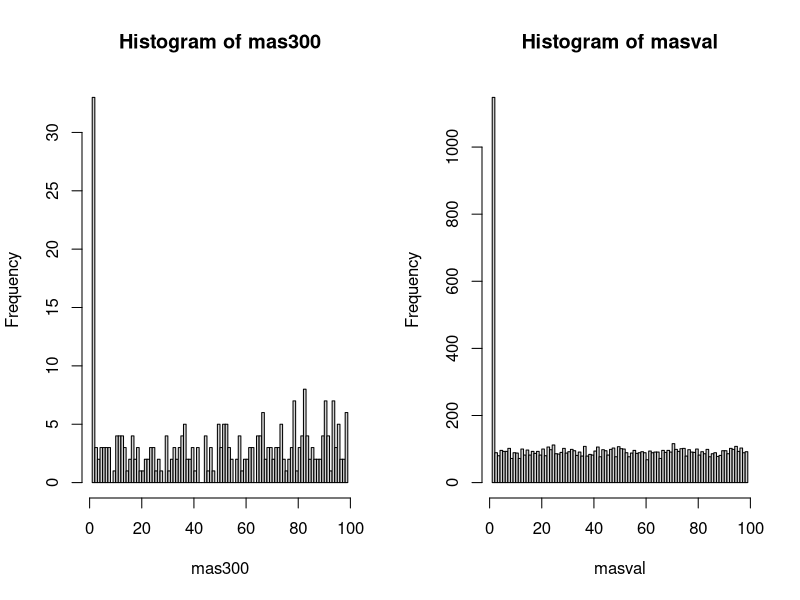

Recreate this plot in R.
fn = function(a)
{
		for(i in 1:100)
		{
			if (a > 0 & a < masprob[i])
			{
				return (i)
			}
			if (a >= masprob[i] & a < masprob[i + 1])
				return (i)
		}
}
masprob <- double (100)
masval <- integer (10000)
mas30 <- integer (30)
mas300 <- integer (300)
masprob[1]<-0.1
for (i in 2:100){
	masprob[i]<-(masprob[i - 1] + 0.9/99)
}
for (i in 1:10000){
	masval[i] <- fn(runif(1, 0, 1))
}
for (i in 1:300)
{
	mas300[i] <- masval[sample(1:10000, 1)]
}
i <- 0
while (i <= 30)
{
	k <- 0
	a <- masval[sample(1:10000, 1)]
	for (j in 1:30)
	{
		if (a == mas30[j])
		{
			k <- 1
		}
	}
	if(k == 0){
		mas30[i] <- a
		i <- i + 1
	}
}

Mx <- 0
j <- 0
for(j in 2:100)
{
	Mx <- Mx + (j * (0.9/99)) 
}
cat("M(x)_discr = ", Mx)
Dx <- 0
Mx2 <- 0
j <- 0
for(j in 2:100)
{
	Mx2 <- Mx2 + ((j * j) * (0.9/99)) 
}
 
Dx <- Mx2 - (Mx * Mx)
cat("\nD(x)_discr = ", Dx, "\n")

cat ("\nM(x) from 30 = ", mean(mas30))
cat ("\nD(x) from 30 = ", var(mas30),"\n")

cat ("\nM(x) from 300 = ", mean(mas300))
cat ("\nD(x) from 300 = ", var(mas300),"\n")

par (mfrow = c(1,2))
hist(mas300, type = "1",breaks = 100)
#hist(mas300, breaks = 100)
#hist(masval, breaks = 100)
hist(masval, type = "2",breaks = 100)

